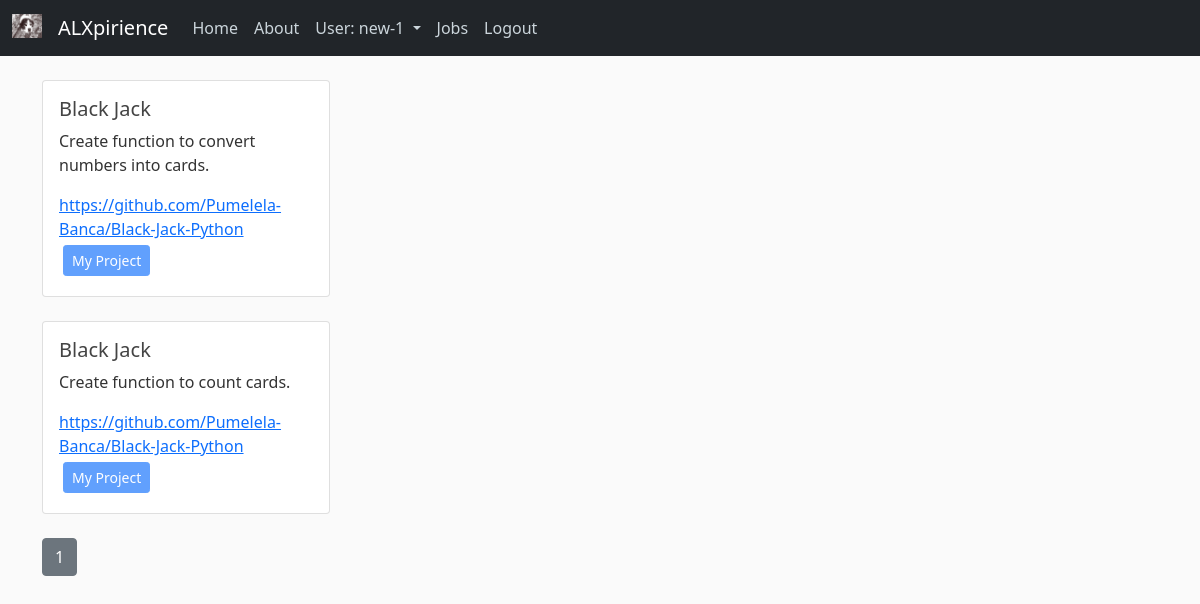
Screenshot of /jobs (signed in) with the database file from the repository.
### expirience/data_base.py (models this page shows, shortened)
class User(db.Model, UserMixin):
    id = db.Column(db.Integer, primary_key=True, autoincrement=True)
    username = db.Column(db.String(20), unique=True, nullable=False)
    email = db.Column(db.String(120), unique=True, nullable=False)
    git_hub = db.Column(db.String(120), nullable=False)
    country = db.Column(db.String(40), nullable=False)
    password = db.Column(db.String(60), nullable=False)
    image_file = db.Column(db.String(20), nullable=False, default='default.jpg')
    skills = db.relationship('Skills', backref='author', lazy=True)
    projects = db.relationship('Projects', backref='author', lazy=True)

class Projects(db.Model):
    id = db.Column(db.Integer, primary_key=True, autoincrement=True)
    project_name = db.Column(db.String(100), nullable=False)
    project_description = db.Column(db.Text, nullable=False)
    project_link = db.Column(db.String(120), nullable=False)
    skills_required = db.Column(db.String(120), nullable=False)
    project_status = db.Column(db.String(20), nullable=False, default='pending')
    user_id = db.Column(db.Integer, db.ForeignKey('user.id'), nullable=False)

### expirience/projects/routes.py (the view)
@jobs.route('/jobs', methods=['GET', 'POST'])
@login_required
def get_job():
    if not current_user.is_authenticated:
        return redirect(url_for('main.home'))
    if request.method == 'POST':
        project_id = request.form.get('item_id')
        send_to_job_taker(current_user.id, project_id)
        send_to_job_poster(current_user.id, project_id)
        flash('Accepted Job - Email sent', 'success')
        return redirect(url_for('main.home'))
    page = request.args.get('page', 1, type=int)
    projects_current_user = [Projects.query.paginate(page=page, per_page=5), current_user]
    return render_template('jobs.html', title="Get Job", form=projects_current_user)

### expirience/data_base.py (called while the page is built)
@loginManager.user_loader
def get_user(user_id):
    return User.query.get(int(user_id))

### expirience/templates/jobs.html (shortened to what this page needs)
{% extends "layout.html" %}
{% block content %}
{% for project in form[0] %}
    {% if project.author.id != form[1].id %}
        <div class="card" style="width: 18rem;">
            <div class="card-body">
                <h5 class="card-title">{{ project.project_name }}</h5>
                <p class="card-text">{{ project.project_description }}</p>
                <a href="project.project_link" class="card-link">{{ project.project_link }}</a>
                <form action="{{ url_for('jobs.get_job') }}" method="post">
                    <input type="hidden" name="item_id" value="{{ project.id }}">
                    <button type="submit" class="btn btn-sm btn-primary m-1" >Accept Job</button>
                </form>
            </div>
        </div>
    {% else %}
        <div class="card" style="width: 18rem;">
            <div class="card-body">
                <h5 class="card-title">{{ project.project_name }}</h5>
                <p class="card-text">{{ project.project_description }}</p>
                <a href="project.project_link" target="_blank" class="card-link">{{ project.project_link }}</a><br>
                <button type="button" class="btn btn-sm btn-primary m-1" disabled>My Project</button>
            </div>
        </div></br>
    {% endif %}
{% endfor %}
{% for page_num in form[0].iter_pages(left_edge=1, right_edge=1, right_current=2) %}
        {% if page_num %}
          {% if form[0].page == page_num %}
            <a class="btn btn-secondary mb-4" href="{{ url_for('jobs.get_job', page=page_num) }}">{{ page_num }}</a>
          {% else %}
            <a class="btn btn-info mb-4" href="{{ url_for('jobs.get_job', page=page_num) }}">{{ page_num }}</a>
          {% endif %}
        {% endif %}
      {% endfor %}
{% endblock %}

### expirience/templates/layout.html (shortened to what this page needs)
<!DOCTYPE html>
<html lang="en">
<head>
    <link href="https://cdn.jsdelivr.net/npm/bootstrap@5.0.2/dist/css/bootstrap.min.css" rel="stylesheet">
    <link rel="stylesheet" type="text/css" href="{{ url_for('static', filename='main.css') }}">
</head>
<body>
    <header class="site-header">
        <nav class="navbar navbar-expand-md navbar-dark bg-dark fixed-top">
          <div class="container-fluid">
            <a class="navbar-brand" href="{{ url_for('main.home') }}">
              <img src="static/images/large.ico" alt="" width="30" height="24" class="d-inline-block align-text-top">
            </a>
            <a class="navbar-brand mr-4" href="/">ALXpirience</a>
            <div class="collapse navbar-collapse" id="navbarToggle">
              <div class="navbar-nav mr-auto">
                <a class="nav-item nav-link" href="{{ url_for('main.home') }}">Home</a>
                <a class="nav-item nav-link" href="/about">About</a>
              </div>
              <div class="navbar-nav">
                {% if current_user.is_authenticated %}
                  <a class="nav-link dropdown-toggle" href="#" id="navbarDropdown" role="button" data-bs-toggle="dropdown" aria-expanded="false">
                    User: {{ current_user.username }}
                  </a>
                    <a class="nav-item nav-link" href="{{ url_for('jobs.get_job') }}">Jobs</a>
                    <a class="nav-item nav-link" href="{{ url_for('users.logout') }}">Logout</a>
                {% else %}
                  <a class="nav-item nav-link" href="{{ url_for('users.login') }}">Login</a>
                  <a class="nav-item nav-link" href="{{ url_for('users.register') }}">Register</a>
                {% endif %}
              </div>
            </div>
          </div>
        </nav>
    </header>
    <main role="main" class="container">
      <div class="row">
        <div class="col-md-8">
          {% block content %}{% endblock %}
        </div>
      </div>
    </main>
</body>
</html>

### expirience/static/main.css (style rules this page uses)
body { background: #fafafa; color: #333333; margin-top: 5rem; }
h1, h2, h3, h4, h5, h6 { color: #444444; }
.site-header .navbar-nav .nav-link { color: #cbd5db; }

### rows the page displays
User: username "new-1"
Projects: project_name "Black Jack", project_description "Create function to convert numbers into cards.", project_link "https://github.com/Pumelela-Banca/Black-Jack-Python"
Projects: project_name "Black Jack", project_description "Create function to count cards.", project_link "https://github.com/Pumelela-Banca/Black-Jack-Python"

### other values shown
{{ page_num }} "1"
